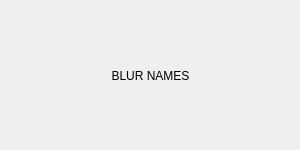
<?xml version="1.0" encoding="UTF-8"?>
<ui version="4.0">
 <class>Form</class>
 <widget class="QWidget" name="Form">
  <property name="windowModality">
   <enum>Qt::WindowModal</enum>
  </property>
  <property name="geometry">
   <rect>
    <x>0</x>
    <y>0</y>
    <width>300</width>
    <height>150</height>
   </rect>
  </property>
  <property name="sizePolicy">
   <sizepolicy hsizetype="Fixed" vsizetype="Fixed">
    <horstretch>0</horstretch>
    <verstretch>0</verstretch>
   </sizepolicy>
  </property>
  <property name="minimumSize">
   <size>
    <width>300</width>
    <height>150</height>
   </size>
  </property>
  <property name="maximumSize">
   <size>
    <width>300</width>
    <height>150</height>
   </size>
  </property>
  <property name="windowTitle">
   <string>About</string>
  </property>
  <widget class="QWidget" name="verticalLayoutWidget">
   <property name="geometry">
    <rect>
     <x>0</x>
     <y>0</y>
     <width>301</width>
     <height>151</height>
    </rect>
   </property>
   <layout class="QVBoxLayout" name="verticalLayout">
    <item>
     <widget class="QLabel" name="about_label">
      <property name="text">
       <string>BLUR NAMES</string>
      </property>
      <property name="alignment">
       <set>Qt::AlignCenter</set>
      </property>
     </widget>
    </item>
   </layout>
  </widget>
 </widget>
 <resources/>
 <connections/>
</ui>
